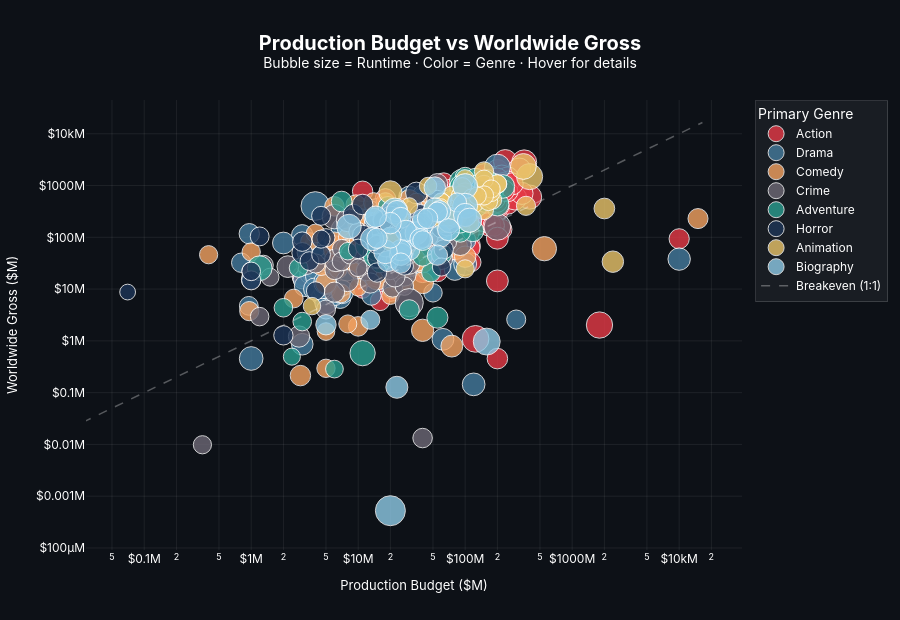

The cell this chart's notebook holds for it:
### Markdown cell above
## P3
> Build and explain a visually impressive ggplot or plotly to show the
relationship between at least three variables. This could be something like x, y, and a categorical variable, but higher grades will be given to displays that show obvious effort or creativity.

### Code cell
def primary_genre(x):
    try:
        genres = ast.literal_eval(x)
        return genres[0] if genres else "Unknown"
    except:
        return "Unknown"

df["primary_genre"] = df["genres"].apply(primary_genre)
df["budget_M"] = df["productionBudget"] / 1e6
df["gross_M"] = df["worldwideGross"] / 1e6
df["runtime_min"] = df["runtimeSeconds"] / 60
df = df.dropna(subset=["budget_M", "gross_M", "totalStarMeter", "runtime_min"])

top_genres = ["Action", "Drama", "Comedy", "Crime", "Adventure", "Horror", "Animation", "Biography"]
df = df[df["primary_genre"].isin(top_genres)]

genre_colors = {
    "Action":"#e63946",
    "Drama": "#457b9d",
    "Comedy":"#f4a261",
    "Crime":"#6d6875",
    "Adventure":"#2a9d8f",
    "Horror": "#1d3557",
    "Animation":"#e9c46a",
    "Biography":"#8ecae6",
}

fig = go.Figure()

for genre in top_genres:
    g = df[df["primary_genre"] == genre]
    fig.add_trace(go.Scatter(
        x=g["budget_M"],
        y=g["gross_M"],
        mode="markers",
        name=genre,
        marker=dict(
            size=g["runtime_min"] / 4,
            color=genre_colors[genre],
            opacity=0.8,
            line=dict(width=1, color="white"),
            sizemode="area",
            sizeref=2. * df["runtime_min"].max() / (60.**2),
            sizemin=4,
        ),
        customdata=np.stack([
            g["primaryTitle"],
            g["runtime_min"].round(0),
            g["totalStarMeter"],
            g["grossBudgetRatio"].round(2),
            g["startYear"].astype(int)
        ], axis=-1),
        hovertemplate=(
            "<b>%{customdata[0]}</b><br>"
            "Budget: $%{x:.0f}M<br>"
            "Gross: $%{y:.0f}M<br>"
            "Runtime: %{customdata[1]} min<br>"
            "Star Meter: %{customdata[2]}<br>"
            "ROI Ratio: %{customdata[3]}x<br>"
            "Year: %{customdata[4]}<br>"
            "<extra></extra>"
        )
    ))

max_budget = df["budget_M"].max() * 1.1
fig.add_trace(go.Scatter(
    x=[0, max_budget],
    y=[0, max_budget],
    mode="lines",
    name="Breakeven (1:1)",
    line=dict(color="rgba(255,255,255,0.3)", dash="dash", width=1.5),
    hoverinfo="skip",
))

fig.update_layout(
    title=dict(
        text="<b>Production Budget vs Worldwide Gross</b><br><sup>Bubble size = Runtime · Color = Genre · Hover for details</sup>",
        font=dict(size=20, color="white"),
        x=0.5,
        xanchor="center",
    ),
    paper_bgcolor="#0d1117",
    plot_bgcolor="#0d1117",
    font=dict(color="white", family="Inter, sans-serif"),
    xaxis=dict(
        title="Production Budget ($M)",
        gridcolor="rgba(255,255,255,0.07)",
        zerolinecolor="rgba(255,255,255,0.15)",
        tickprefix="$",
        ticksuffix="M",
        type="log",
        title_font=dict(size=13),
    ),
    yaxis=dict(
        title="Worldwide Gross ($M)",
        gridcolor="rgba(255,255,255,0.07)",
        zerolinecolor="rgba(255,255,255,0.15)",
        tickprefix="$",
        ticksuffix="M",
        type="log",
        title_font=dict(size=13),
    ),
    legend=dict(
        title="Primary Genre",
        bgcolor="rgba(255,255,255,0.05)",
        bordercolor="rgba(255,255,255,0.15)",
        borderwidth=1,
        font=dict(size=12),
    ),
    hoverlabel=dict(
        bgcolor="#1c1c2e",
        bordercolor="rgba(255,255,255,0.2)",
        font=dict(size=13, color="white"),
    ),
    margin=dict(l=70, r=40, t=100, b=70),
    height=620,
)

fig.show()

### Figure 1 — Plotly figure (JSON) as saved in the notebook; plotly's stock layout.template omitted (floating-point values rounded to 4 significant figures; data arrays with more than 128 entries replaced by an {"elided": "..."} marker saying what was removed)
{"data": [{"customdata": {"elided": "233x5 mixed values"}, "hovertemplate": "<b>%{customdata[0]}</b><br>Budget: $%{x:.0f}M<br>Gross: $%{y:.0f}M<br>Runtime: %{customdata[1]} min<br>Star Meter: %{customdata[2]}<br>ROI Ratio: %{customdata[3]}x<br>Year: %{customdata[4]}<br><extra></extra>", "marker": {"color": "#e63946", "line": {"color": "white", "width": 1}, "opacity": 0.8, "size": {"elided": "233 float values"}, "sizemin": 4, "sizemode": "area", "sizeref": 0.1444}, "mode": "markers", "name": "Action", "type": "scatter", "x": {"elided": "233 float values"}, "y": {"elided": "233 float values"}}, {"customdata": {"elided": "136x5 mixed values"}, "hovertemplate": "<b>%{customdata[0]}</b><br>Budget: $%{x:.0f}M<br>Gross: $%{y:.0f}M<br>Runtime: %{customdata[1]} min<br>Star Meter: %{customdata[2]}<br>ROI Ratio: %{customdata[3]}x<br>Year: %{customdata[4]}<br><extra></extra>", "marker": {"color": "#457b9d", "line": {"color": "white", "width": 1}, "opacity": 0.8, "size": {"elided": "136 float values"}, "sizemin": 4, "sizemode": "area", "sizeref": 0.1444}, "mode": "markers", "name": "Drama", "type": "scatter", "x": {"elided": "136 float values"}, "y": {"elided": "136 float values"}}, {"customdata": {"elided": "103x5 mixed values"}, "hovertemplate": "<b>%{customdata[0]}</b><br>Budget: $%{x:.0f}M<br>Gross: $%{y:.0f}M<br>Runtime: %{customdata[1]} min<br>Star Meter: %{customdata[2]}<br>ROI Ratio: %{customdata[3]}x<br>Year: %{customdata[4]}<br><extra></extra>", "marker": {"color": "#f4a261", "line": {"color": "white", "width": 1}, "opacity": 0.8, "size": [27.0, 36.0, 24.25, 27.25, 32.5, 28.5, 40.25, 20.75, 29.5, 32.0, 34.75, 26.75, 24.75, 25.75, 25.75, 25.5, 24.25, 35.25, 37.0, 25.0, 24.25, 29.0, 25.75, 27.25, 32.0, 29.25, 22.0, 29.0, 25.75, 28.75, 24.25, 28.0, 25.5, 28.25, 34.75, 34.5, 47.25, 30.5, 33.25, 32.75, 30.25, 22.25, 24.25, 32.0, 24.25, 29.25, 27.0, 31.5, 30.75, 23.25, 23.75, 28.0, 22.0, 24.0, 24.25, 27.0, 24.5, 26.25, 28.0, 25.25, 27.75, 23.5, 26.75, 25.25, 27.5, 25.75, 24.0, 27.25, 22.5, 22.0, 23.75, 42.5, 25.5, 33.25, 29.75, 31.5, 26.5, 23.0, 36.75, 23.0, 41.0, 22.5, 25.75, 29.0, 33.75, 33.0, 23.5, 29.75, 27.0, 25.25, 29.0, 23.0, 22.25, 26.75, 30.5, 34.75, 29.25, 27.25, 26.75, 27.75, 26.25, 27.5, 24.0], "sizemin": 4, "sizemode": "area", "sizeref": 0.1444}, "mode": "markers", "name": "Comedy", "type": "scatter", "x": [17.0, 40.0, 10.0, 35.0, 40.0, 12.0, 90.0, 65.0, 50.0, 30.0, 6.0, 30.0, 25.0, 6.9, 6.0, 18.0, 30.0, 35.0, 25.0, 35.0, 8.5, 20.0, 60.0, 35.0, 16.4, 15.0, 19.0, 15000.0, 25.0, 15.0, 30.0, 9.5, 6.0, 20.0, 40.0, 75.0, 80.0, 10.0, 40.0, 55.0, 2.884, 20.0, 5.0, 5.0, 17.0, 80.0, 14.0, 50.0, 12.0, 6.5, 11.0, 30.0, 3.5, 25.0, 1.0, 52.0, 36.0, 35.0, 17.0, 2.5, 10.0, 8.0, 15.0, 8.0, 6.0, 45.0, 18.0, 37.0, 4.5, 24.0, 7.5, 550.0, 4.0, 13.0, 40.0, 23.0, 50.0, 20.0, 10.0, 15.0, 15.0, 5.0, 18.0, 26.0, 40.0, 100.0, 10.0, 14.0, 40.0, 23.0, 50.0, 25.0, 10.0, 0.96, 21.0, 50.0, 15.0, 25.0, 17.0, 30.0, 100.0, 21.0, 0.4], "y": [31.7, 1.6, 30.86, 326.6, 312.9, 35.86, 393.9, 179.4, 145.1, 523.1, 57.4, 79.63, 174.6, 8.262, 70.77, 49.1, 26.34, 117.6, 13.74, 469.3, 32.55, 107.9, 264.1, 131.1, 235.9, 48.26, 278.0, 230.1, 220.3, 162.7, 53.68, 426.6, 83.56, 170.1, 13.28, 0.7919, 65.27, 175.4, 33.28, 96.12, 0.2134, 7.47, 0.2952, 13.06, 130.2, 214.9, 93.6, 113.4, 97.63, 23.69, 235.5, 102.8, 83.46, 85.22, 52.08, 706.4, 33.46, 51.99, 115.6, 6.579, 1.905, 2.123, 45.21, 100.5, 396.3, 87.26, 141.8, 113.1, 27.09, 87.14, 60.8, 60.26, 118.7, 45.76, 288.5, 105.2, 549.4, 168.4, 26.2, 74.85, 16.4, 1.513, 477.4, 177.4, 252.6, 42.26, 78.99, 463.4, 317.4, 351.6, 177.6, 22.61, 10.83, 3.754, 236.4, 273.6, 96.76, 30.38, 247.3, 162.7, 452.0, 71.45, 46.14]}, {"customdata": {"elided": "66x5 mixed values"}, "hovertemplate": "<b>%{customdata[0]}</b><br>Budget: $%{x:.0f}M<br>Gross: $%{y:.0f}M<br>Runtime: %{customdata[1]} min<br>Star Meter: %{customdata[2]}<br>ROI Ratio: %{customdata[3]}x<br>Year: %{customdata[4]}<br><extra></extra>", "marker": {"color": "#6d6875", "line": {"color": "white", "width": 1}, "opacity": 0.8, "size": [35.0, 35.0, 43.75, 28.25, 28.25, 31.75, 40.25, 38.5, 34.75, 37.75, 29.5, 38.25, 30.5, 26.25, 47.25, 24.0, 26.5, 32.5, 37.75, 51.5, 32.0, 34.5, 24.5, 44.5, 24.75, 32.25, 25.5, 50.5, 30.5, 29.75, 28.5, 42.5, 39.25, 26.75, 34.5, 25.5, 24.75, 28.75, 35.0, 32.75, 29.25, 29.0, 32.0, 30.25, 27.5, 25.25, 33.75, 42.0, 34.0, 31.75, 57.25, 30.0, 41.75, 30.5, 37.25, 37.5, 23.25, 31.25, 25.75, 30.25, 26.5, 22.75, 39.5, 26.25, 34.5, 29.75], "sizemin": 4, "sizemode": "area", "sizeref": 0.1444}, "mode": "markers", "name": "Crime", "type": "scatter", "x": [90.0, 7.92, 6.0, 21.0, 90.0, 33.0, 27.0, 8.0, 63.0, 90.0, 19.0, 46.0, 25.0, 5.0, 60.0, 0.35, 6.0, 3.3, 6.2, 200.0, 35.0, 35.0, 7.0, 52.0, 27.0, 30.0, 7.0, 13.0, 55.0, 20.0, 1.3, 50.0, 65.0, 11.0, 25.0, 12.0, 1.2, 75.0, 15.0, 2.8, 8.5, 85.0, 30.0, 22.0, 40.0, 10.0, 19.0, 44.0, 2.2, 90.0, 30.0, 6.0, 100.0, 45.0, 40.0, 60.0, 1.5, 37.0, 1.0, 12.0, 4.0, 10.0, 90.0, 30.0, 40.0, 13.0], "y": [72.56, 14.57, 250.9, 10.84, 241.7, 329.8, 19.19, 213.9, 101.3, 292.1, 272.7, 122.1, 171.6, 4.032, 286.8, 0.009844, 23.34, 30.69, 36.05, 158.8, 182.3, 126.2, 60.61, 116.1, 11.42, 102.6, 34.27, 48.2, 1079.0, 23.88, 28.98, 66.44, 84.79, 44.2, 156.6, 38.0, 2.942, 351.7, 47.16, 1.212, 47.43, 450.7, 30.84, 17.29, 0.01328, 128.0, 50.02, 161.2, 27.17, 137.3, 5.476, 8.71, 193.8, 104.9, 152.3, 39.63, 16.99, 154.0, 22.06, 22.91, 31.19, 25.86, 232.6, 83.68, 251.2, 13.1]}, {"customdata": {"elided": "56x5 mixed values"}, "hovertemplate": "<b>%{customdata[0]}</b><br>Budget: $%{x:.0f}M<br>Gross: $%{y:.0f}M<br>Runtime: %{customdata[1]} min<br>Star Meter: %{customdata[2]}<br>ROI Ratio: %{customdata[3]}x<br>Year: %{customdata[4]}<br><extra></extra>", "marker": {"color": "#2a9d8f", "line": {"color": "white", "width": 1}, "opacity": 0.8, "size": [39.0, 55.0, 28.25, 42.25, 38.0, 44.5, 36.0, 38.25, 53.0, 24.5, 50.25, 35.0, 29.0, 34.25, 28.5, 28.5, 22.25, 39.25, 37.25, 25.0, 44.75, 31.0, 44.5, 32.5, 32.25, 22.75, 35.5, 42.25, 31.0, 26.0, 25.5, 40.25, 29.0, 30.75, 28.75, 35.75, 36.5, 24.0, 21.0, 25.0, 35.5, 27.0, 56.75, 37.0, 46.25, 26.0, 29.25, 21.5, 30.5, 31.75, 33.0, 40.25, 28.5, 28.75, 35.75, 32.25], "sizemin": 4, "sizemode": "area", "sizeref": 0.1444}, "mode": "markers", "name": "Adventure", "type": "scatter", "x": [200.0, 13.28, 40.0, 165.0, 125.0, 93.0, 108.0, 70.0, 15.0, 16.0, 94.0, 52.0, 19.0, 118.0, 19.0, 100.0, 8.0, 150.0, 12.0, 2.0, 94.0, 130.0, 1.2, 125.0, 55.0, 6.0, 130.0, 180.0, 7.0, 48.0, 2.777, 100.0, 125.0, 90.0, 40.0, 180.0, 125.0, 22.7, 2.4, 3.0, 70.0, 110.0, 15.0, 15.0, 11.0, 65.0, 30.0, 84.0, 60.0, 70.0, 180.0, 225.0, 90.0, 150.0, 90.0, 160.0], "y": [433.0, 65.5, 94.04, 774.6, 1029.0, 897.2, 630.6, 321.5, 74.44, 31.05, 1149.0, 355.8, 393.0, 133.5, 65.64, 1447.0, 53.97, 900.4, 68.95, 4.362, 944.9, 403.4, 25.27, 1343.0, 2.812, 0.2851, 810.6, 1017.0, 490.7, 20.93, 25.64, 883.4, 634.5, 127.5, 43.07, 745.0, 960.9, 38.12, 0.4957, 2.359, 300.9, 574.5, 46.12, 56.68, 0.5792, 262.8, 3.985, 275.7, 47.39, 137.5, 816.0, 959.1, 188.1, 475.0, 429.6, 1266.0]}, {"customdata": {"elided": "49x5 mixed values"}, "hovertemplate": "<b>%{customdata[0]}</b><br>Budget: $%{x:.0f}M<br>Gross: $%{y:.0f}M<br>Runtime: %{customdata[1]} min<br>Star Meter: %{customdata[2]}<br>ROI Ratio: %{customdata[3]}x<br>Year: %{customdata[4]}<br><extra></extra>", "marker": {"color": "#1d3557", "line": {"color": "white", "width": 1}, "opacity": 0.8, "size": [27.25, 28.5, 32.0, 28.75, 26.0, 23.0, 27.0, 29.75, 27.75, 29.25, 26.0, 27.5, 27.25, 23.5, 31.25, 33.75, 31.75, 27.75, 25.5, 26.0, 27.75, 26.25, 33.75, 25.0, 27.25, 24.5, 25.5, 18.0, 30.5, 28.5, 28.0, 28.75, 29.25, 30.5, 28.5, 30.5, 24.0, 23.75, 29.0, 25.75, 25.75, 27.0, 26.0, 32.5, 27.5, 27.75, 25.0, 24.5, 24.0], "sizemin": 4, "sizemode": "area", "sizeref": 0.1444}, "mode": "markers", "name": "Horror", "type": "scatter", "x": [63.0, 45.0, 38.0, 60.0, 51.0, 21.0, 20.0, 80.0, 14.0, 11.0, 15.0, 50.0, 20.0, 5.0, 3.0, 35.0, 28.0, 18.0, 3.5, 4.5, 10.0, 1.0, 55.0, 15.0, 15.0, 4.0, 4.5, 0.07, 35.0, 24.0, 20.0, 17.0, 9.0, 97.0, 30.0, 11.0, 27.0, 4.5, 20.0, 1.2, 18.0, 2.0, 17.0, 68.0, 3.0, 40.0, 1.0, 23.0, 60.0], "y": [58.5, 204.7, 270.0, 151.3, 238.6, 39.06, 62.91, 350.9, 173.0, 109.5, 39.41, 317.9, 291.6, 98.45, 49.93, 719.8, 138.1, 64.81, 34.75, 259.9, 59.78, 14.75, 499.2, 72.3, 20.87, 9.208, 46.17, 8.757, 166.6, 137.7, 321.3, 217.4, 278.5, 240.9, 132.2, 430.9, 27.83, 92.2, 256.1, 104.0, 161.4, 1.279, 210.0, 171.2, 82.52, 97.23, 21.99, 112.9, 26.68]}, {"customdata": {"elided": "49x5 mixed values"}, "hovertemplate": "<b>%{customdata[0]}</b><br>Budget: $%{x:.0f}M<br>Gross: $%{y:.0f}M<br>Runtime: %{customdata[1]} min<br>Star Meter: %{customdata[2]}<br>ROI Ratio: %{customdata[3]}x<br>Year: %{customdata[4]}<br><extra></extra>", "marker": {"color": "#e9c46a", "line": {"color": "white", "width": 1}, "opacity": 0.8, "size": [24.5, 49.25, 26.0, 23.0, 27.0, 23.75, 23.75, 24.75, 38.75, 27.0, 48.0, 35.0, 26.0, 29.25, 31.0, 25.5, 22.0, 25.75, 25.5, 20.25, 21.5, 22.0, 27.75, 23.75, 29.0, 26.5, 27.0, 23.0, 24.5, 26.25, 22.5, 25.75, 28.75, 29.75, 24.5, 24.0, 25.0, 25.0, 23.0, 25.5, 23.75, 23.25, 26.75, 33.25, 25.0, 25.0, 23.0, 26.0, 20.25], "sizemin": 4, "sizemode": "area", "sizeref": 0.1444}, "mode": "markers", "name": "Animation", "type": "scatter", "x": [110.0, 400.0, 150.0, 100.0, 150.0, 63.0, 100.0, 70.0, 20.0, 150.0, 350.0, 100.0, 80.0, 90.0, 2000.0, 90.0, 45.0, 20.0, 78.0, 30.0, 75.0, 3.7, 150.0, 50.0, 120.0, 370.0, 75.0, 90.0, 180.0, 175.0, 60.0, 200.0, 92.0, 24.0, 165.0, 175.0, 94.0, 200.0, 115.0, 150.0, 175.0, 85.0, 150.0, 2400.0, 60.0, 70.0, 130.0, 110.0, 59.0], "y": [437.8, 1486.0, 335.0, 1361.0, 1867.0, 184.4, 24.62, 218.6, 738.1, 1026.0, 2334.0, 690.8, 239.7, 394.9, 360.2, 480.5, 979.2, 83.71, 334.5, 401.2, 543.3, 4.697, 623.7, 351.5, 462.0, 405.6, 634.3, 497.4, 527.4, 823.3, 489.0, 1067.0, 631.7, 243.4, 494.9, 735.1, 941.6, 1074.0, 579.8, 1312.0, 859.1, 252.7, 643.3, 33.85, 470.8, 250.4, 632.4, 190.5, 383.3]}, {"customdata": {"elided": "42x5 mixed values"}, "hovertemplate": "<b>%{customdata[0]}</b><br>Budget: $%{x:.0f}M<br>Gross: $%{y:.0f}M<br>Runtime: %{customdata[1]} min<br>Star Meter: %{customdata[2]}<br>ROI Ratio: %{customdata[3]}x<br>Year: %{customdata[4]}<br><extra></extra>", "marker": {"color": "#8ecae6", "line": {"color": "white", "width": 1}, "opacity": 0.8, "size": [31.25, 65.0, 31.5, 45.0, 45.0, 33.0, 36.25, 48.75, 33.5, 35.25, 35.25, 34.75, 32.5, 37.5, 31.75, 43.5, 44.5, 32.5, 26.0, 32.5, 26.25, 35.0, 40.0, 29.75, 33.75, 29.25, 35.25, 32.25, 28.5, 30.0, 33.5, 52.25, 30.0, 30.0, 30.75, 39.0, 39.25, 42.5, 28.5, 29.75, 32.75, 30.0], "sizemin": 4, "sizemode": "area", "sizeref": 0.1444}, "mode": "markers", "name": "Biography", "type": "scatter", "x": [30.0, 20.0, 19.0, 100.0, 100.0, 30.0, 25.0, 22.0, 52.0, 52.0, 59.0, 40.0, 23.0, 35.0, 25.0, 8.2, 72.0, 28.0, 13.0, 25.0, 84.0, 23.0, 18.0, 55.0, 58.0, 55.0, 70.0, 20.0, 14.0, 40.0, 20.0, 159.0, 5.0, 44.5, 38.0, 13.5, 100.0, 110.0, 40.0, 15.0, 14.6, 25.0], "y": [105.4, 0.000524, 34.73, 975.8, 407.0, 57.89, 47.08, 322.2, 910.8, 352.1, 105.7, 180.6, 321.8, 120.1, 237.6, 161.5, 213.2, 133.4, 2.553, 56.51, 471.9, 0.1269, 52.27, 45.24, 316.8, 307.1, 140.5, 98.69, 233.6, 224.9, 187.7, 0.9689, 2.048, 232.3, 93.33, 92.18, 269.8, 213.7, 86.43, 95.92, 250.6, 31.75]}, {"hoverinfo": "skip", "line": {"color": "rgba(255,255,255,0.3)", "dash": "dash", "width": 1.5}, "mode": "lines", "name": "Breakeven (1:1)", "type": "scatter", "x": [0, 16500], "y": [0, 16500]}], "layout": {"font": {"color": "white", "family": "Inter, sans-serif"}, "height": 620, "hoverlabel": {"bgcolor": "#1c1c2e", "bordercolor": "rgba(255,255,255,0.2)", "font": {"color": "white", "size": 13}}, "legend": {"bgcolor": "rgba(255,255,255,0.05)", "bordercolor": "rgba(255,255,255,0.15)", "borderwidth": 1, "font": {"size": 12}, "title": {"text": "Primary Genre"}}, "margin": {"b": 70, "l": 70, "r": 40, "t": 100}, "paper_bgcolor": "#0d1117", "plot_bgcolor": "#0d1117", "title": {"font": {"color": "white", "size": 20}, "text": "<b>Production Budget vs Worldwide Gross</b><br><sup>Bubble size = Runtime · Color = Genre · Hover for details</sup>", "x": 0.5, "xanchor": "center"}, "xaxis": {"gridcolor": "rgba(255,255,255,0.07)", "tickprefix": "$", "ticksuffix": "M", "title": {"font": {"size": 13}, "text": "Production Budget ($M)"}, "type": "log", "zerolinecolor": "rgba(255,255,255,0.15)"}, "yaxis": {"gridcolor": "rgba(255,255,255,0.07)", "tickprefix": "$", "ticksuffix": "M", "title": {"font": {"size": 13}, "text": "Worldwide Gross ($M)"}, "type": "log", "zerolinecolor": "rgba(255,255,255,0.15)"}}}
